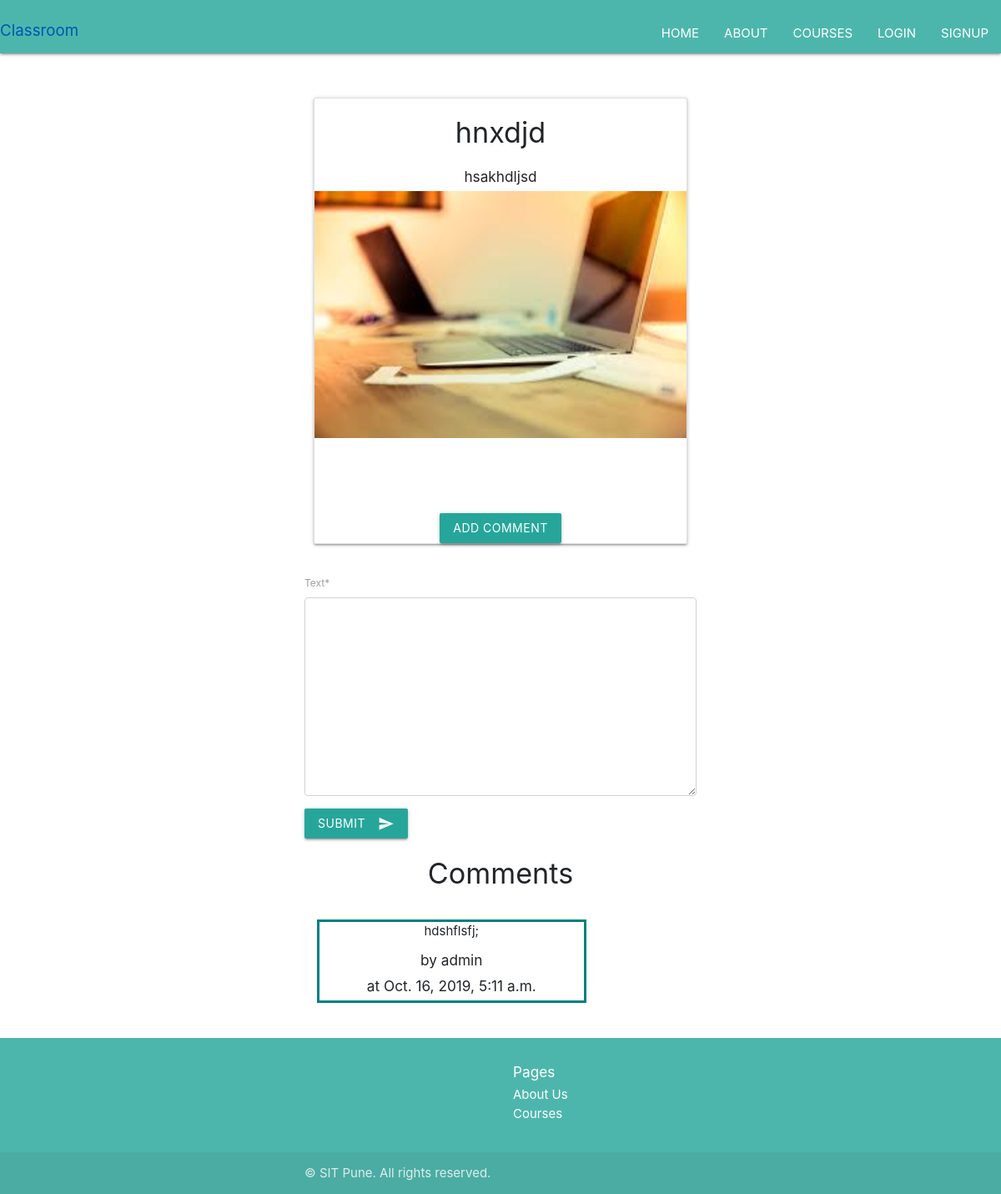
Page /Announcement/detail/22/ on the committed database.
### announcement/models.py (models this page shows, shortened)
class Announcement(models.Model):
    courseName = models.ForeignKey(courseName, on_delete=models.CASCADE)
    User = models.ForeignKey(User,  on_delete=models.CASCADE)
    title = models.CharField(max_length=255)
    content = models.TextField()
    image = models.ImageField(
        null=True,
        blank=True,
        upload_to='announcements/',default="/default/announce.jpeg")
    at = models.DateTimeField(auto_now=False, auto_now_add=True)

class comment(models.Model):
    Announcement = models.ForeignKey(Announcement, on_delete=models.CASCADE)
    text = models.TextField()
    by = models.ForeignKey(User, on_delete=models.CASCADE)
    at = models.DateTimeField(auto_now_add=True)

### announcement/views.py (the view)
# urls.py: path("detail/<int:pk>/", views.detail, name="detail"),
def detail(request, pk):
    obj = get_object_or_404(Announcement, pk=pk)
    ar = comment.objects.all().filter(Announcement=obj)
    print(ar.count())
    form = commentform(request.POST or None)
    if form.is_valid():
        instance = form.save(commit=False)
        instance.by = request.user
        instance.Announcement = obj
        form.save()
    else:
        form = commentform()
    return render(request, 'Announcement_detail.html', {"obj": obj, "form": form, "ar": ar})

### announcement/forms.py
class commentform(forms.ModelForm):
    class Meta:
        model = comment
        fields = ["text", ]

### announcement/templates/Announcement_detail.html (shortened to what this page needs)
{% extends "Base.html" %} {% load crispy_forms_tags %}{% block content %}
<br />
<br />
<div class="container">
  <div class="row">
      <div class="col s12 m7">
          <div class="card">
  <h4 class="text-center">{{ obj.title }}</h4>
  <h6 class="text-center">{{ obj.content }}</h6>
  <img src="{{obj.image.url}}"/>
  <br>
  <br>
  <br>
  <br>
  <div class="wrapper">
  <button type="submit" class="btn btn-primary">Add Comment</button>
  </div>
</div>
      </div>
  </div>
</div>
<div class="container">
  <form method="POST">
    {{ form | crispy }}
    <button type="submit" class="btn btn-primary">Submit<i class="material-icons right">send</i></button>
  </form>
  <h4 class="text-center">Comments</h4>
  {% for com in ar %}
  <br />
  <div class="row">
    <div class="col-sm-9">
  <div class="border-exam">
  <p class="text-center">{{ com.text }}<p>
  <h6 class="text-center">by {{ com.by }}</h6>
  <h6 class="text-center">at {{ com.at }}</h6>
  </div>
  </div>
  </div>
  {% endfor %}
</div>
<br />
{% endblock %}

### announcement/templates/Announcement_detail.html (style rules this page uses)
.wrapper { text-align: center; }
.border-exam { border-style:solid; border-color:teal; }
.container { width: 500px; clear: both; }

### rows in the picture
Announcement: title "hnxdjd", content "hsakhdljsd", image (picture)
comment: text "hdshflsfj;", by "admin", at "Oct. 16, 2019, 5:11 a.m."
